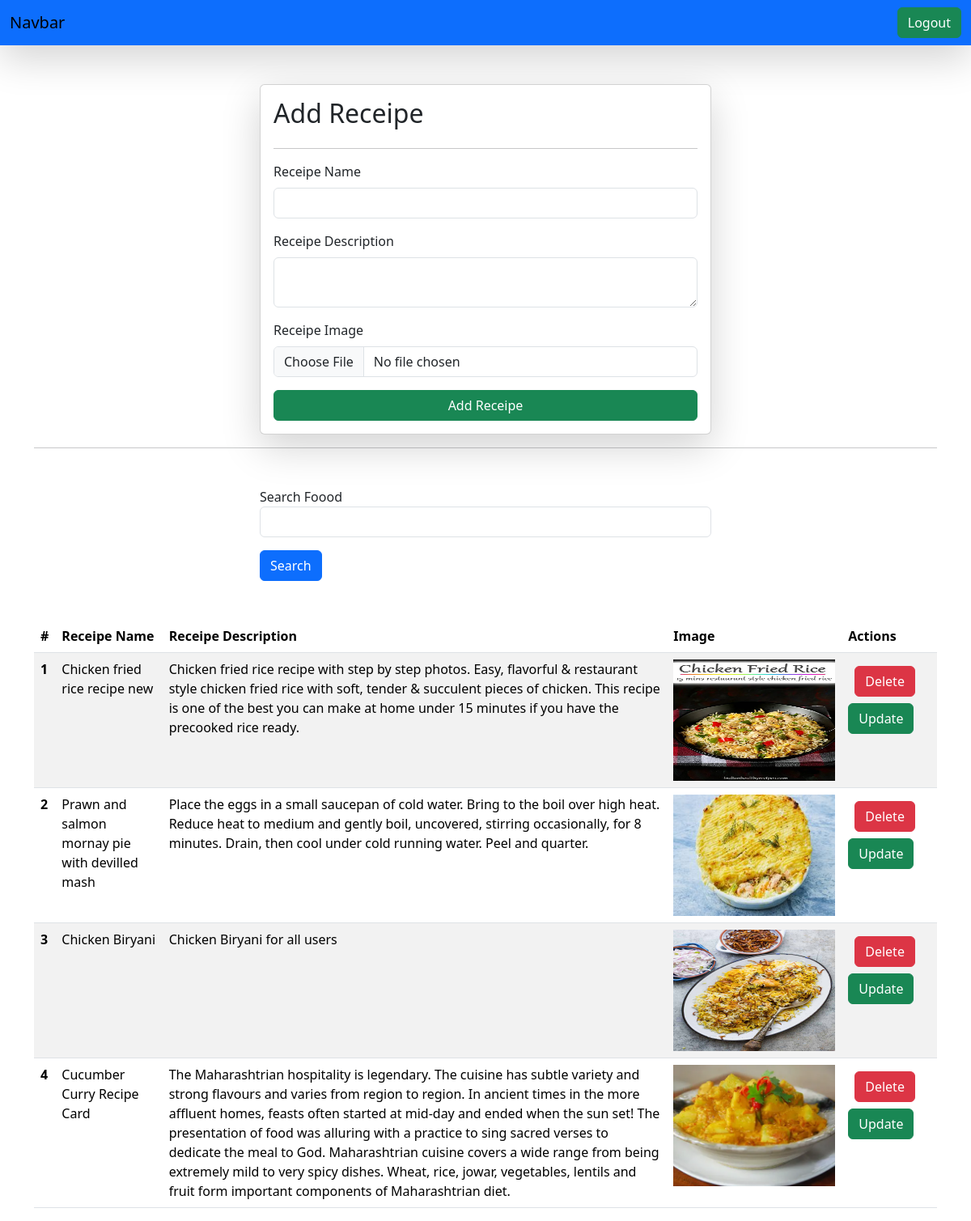
/receipes/ (signed in), run on the app's committed database.
### vege/models.py (models this page shows)
class Receipe(models.Model):
    user=models.ForeignKey(User, on_delete=models.SET_NULL, null=True, blank=True)
    receipe_name=models.CharField(max_length=100)
    receipe_description=models.TextField()
    receipe_image=models.ImageField(upload_to="receipe")
    receipe_view_count=models.IntegerField(default=1)

### vege/views.py (the view, shortened to what this page needs)
# urls.py: path('receipes/' , receipes , name="receipes"),
@login_required(login_url="/login/")
def receipes(request):
    queryset=Receipe.objects.all()
    if request.GET.get('search'):
        queryset=queryset.filter(receipe_name__icontains=request.GET.get('search'))
    context={'receipes':queryset}
    return render(request, 'receipes.html', context)

### vege/templates/receipes.html (shortened to what this page needs)
{% extends "base.html" %}
{% block start %}
<div class="container mt-5">
  <form class="col-6 mx-auto card p-3 shadow-lg" method="post" enctype="multipart/form-data">
    <h2>Add Receipe</h2>
    <hr>
    <div class="mb-3">
      <label for="exampleInputEmail1" class="form-label">Receipe Name</label>
      <input type="text" class="form-control" name="receipe_name" required>
    </div>
    <div class="mb-3">
      <label for="exampleInputPassword1" class="form-label">Receipe Description</label>
      <textarea class="form-control" name="receipe_description" required></textarea>
    </div>
    <div class="mb-3">
      <label for="exampleInputPassword1" class="form-label">Receipe Image</label>
      <input type="file" class="form-control" name="receipe_image">
    </div>
    <button type="submit" class="btn btn-success">Add Receipe</button>
  </form>
  <hr>
  <div class="mt-5">
    <div class="mx-auto col-6">
      <form  >
      <div class="mb-3">
        <label for="example" class="form-lanel">Search Foood</label>
        <input type="text" name="search" class="form-control" required>
      </div>
      <button type="submit" class="btn btn-primary">Search</button>
    </form>
    </div>
  </div>
  <table class="table table-striped table-hover mt-5">
    <thead>
      <tr>
        <th scope="col">#</th>
        <th scope="col">Receipe Name</th>
        <th scope="col">Receipe Description</th>
        <th scope="col">Image</th>
        <th scope="col">Actions</th>
      </tr>
    </thead>
    <tbody>
      {% for receipe in receipes %}
      <tr>
        <th scope="row">{{forloop.counter}}</th>
        <td>{{receipe.receipe_name}}</td>
        <td>{{receipe.receipe_description}}</td>
        <td>
          <img src="/media/{{receipe.receipe_image}}" height="150" width="200">
        </td>
        <td>
          <a href="/delete-receipe/{{receipe.id}}" class="btn btn-danger m-2">Delete</a>
          <a href="/update-receipe/{{receipe.id}}" class="btn btn-success">Update</a>
        </td>
      </tr>
      {% endfor %}
    </tbody>
  </table>
</div>
{% endblock %}

### home/templates/base.html (shortened to what this page needs)
<!DOCTYPE html>
<html lang="en">
<head>
    <link href="https://cdn.jsdelivr.net/npm/bootstrap@5.3.1/dist/css/bootstrap.min.css" rel="stylesheet">
</head>
<body>
    <nav class="navbar   shadow-lg bg-primary">
        <div class="container-fluid">
          <a class="navbar-brand">Navbar</a>
          <form class="d-flex">
            {% if request.user.is_authenticated %}
            <a href="/logout/" class="btn btn-success" type="submit">Logout</a>
            {% else %}
            <a href="/login/" class="btn btn-success" type="submit">Login</a>
            {% endif %}
          </form>
        </div>
      </nav>
   {% block start %}
   {% endblock %}
</body>
</html>

### data on the page
Receipe: receipe_name "Chicken fried rice recipe new", receipe_description "Chicken fried rice recipe with step by step photos. Easy, flavorful & restaurant style chicken fried rice with soft, tender & succulent pieces of chicken. This recipe is one of the best you can make at home under 15 minutes if you have the precooked rice ready.", receipe_image (picture)
Receipe: receipe_name "Prawn and salmon mornay pie with devilled mash", receipe_description "Place the eggs in a small saucepan of cold water. Bring to the boil over high heat. Reduce heat to medium and gently boil, uncovered, stirring occasionally, for 8 minutes. Drain, then cool under cold running water. Peel and quarter.", receipe_image (picture)
Receipe: receipe_name "Chicken Biryani", receipe_description "Chicken Biryani for all users", receipe_image (picture)
Receipe: receipe_name "Cucumber Curry Recipe Card", receipe_description "The Maharashtrian hospitality is legendary. The cuisine has subtle variety and strong flavours and varies from region to region. In ancient times in the more affluent homes, feasts often started at mid-day and ended when the sun set! The presentation of food was alluring with a practice to sing sacred verses to dedicate the meal to God. Maharashtrian cuisine covers a wide range from being extremely mild to very spicy dishes. Wheat, rice, jowar, vegetables, lentils and fruit form important components of Maharashtrian diet.", receipe_image (picture)
